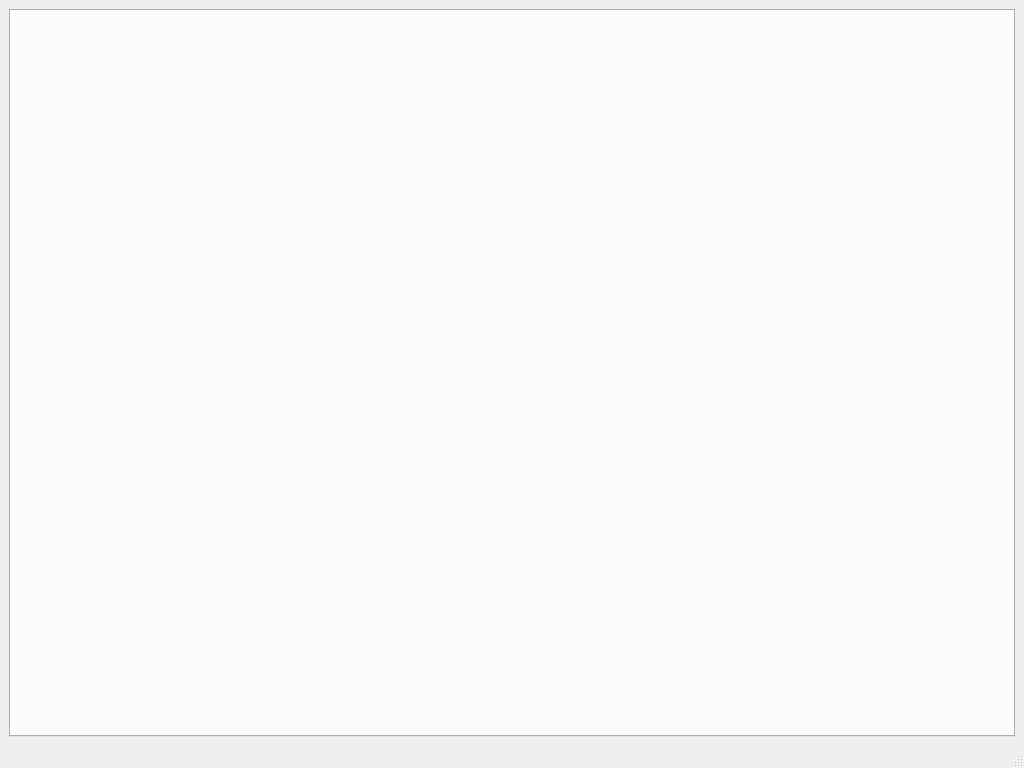
<?xml version="1.0" encoding="UTF-8"?>
<ui version="4.0">
 <class>MainWindow</class>
 <widget class="QMainWindow" name="MainWindow">
  <property name="geometry">
   <rect>
    <x>0</x>
    <y>0</y>
    <width>1024</width>
    <height>768</height>
   </rect>
  </property>
  <property name="windowTitle">
   <string>OpenDungeon</string>
  </property>
  <widget class="QWidget" name="centralwidget">
   <layout class="QVBoxLayout" name="mainLayout">
    <item>
     <widget class="QTabWidget" name="tabWidget"/>
    </item>
   </layout>
  </widget>
  <widget class="QMenuBar" name="menubar"/>
  <widget class="QStatusBar" name="statusbar"/>
 </widget>
</ui>
